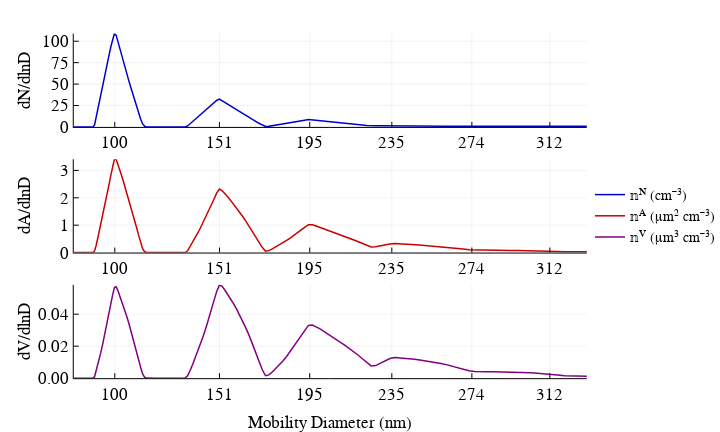

Notebook source saved alongside this figure:
### Code cell
figure("Helvetica", 2, 5, 3, 8)

p1 = plot(𝕟ᴺ.Dp, 𝕟ᴺ.S, xticks = round.(Dp,0), ylabel = "dN/dlnD", color = RGBA(0,0,0.8,1),
    label = "𝕟ᴺ (cm⁻³)", left_margin = 20px, xlim = (80,330), lw = 1.5)

p2 = plot(𝕟ᴬ.Dp, 𝕟ᴬ.S, xticks = round.(Dp,0), ylabel = "dA/dlnD", 
    label = "𝕟ᴬ (μm² cm⁻³)", color = :black,left_margin = 20px,  color = RGBA(0.8,0,0,1),
 xlim = (80,330), lw = 1.5)

p3 = plot(𝕟ⱽ.Dp, 𝕟ⱽ.S, xticks = round.(Dp,0), ylabel = "dV/dlnD", 
    label = "𝕟ⱽ (μm³ cm⁻³)", color = :black,left_margin = 20px, xlabel = "Mobility Diameter (nm)", 
    color = RGBA(0.5,0,0.5,1), xlim = (80,330), yticks = [0, 0.02, 0.04], lw = 1.5)

plot(p1,p2,p3, layout = grid(3,1), legend=:right, top_margin = 15px)

### Figure 1 — Plotly figure (JSON) as saved in the notebook; plotly's stock layout.template omitted (floating-point values rounded to 4 significant figures; data arrays with more than 128 entries replaced by an {"elided": "..."} marker saying what was removed)
{"data": [{"colorbar": {"title": ""}, "legendgroup": "𝕟ᴺ (cm⁻³)", "line": {"color": "rgba(0, 0, 204, 1.000)", "dash": "solid", "shape": "linear", "width": 1.5}, "mode": "lines", "name": "𝕟ᴺ (cm⁻³)", "showlegend": true, "type": "scatter", "x": {"elided": "512 float values"}, "xaxis": "x1", "y": {"elided": "512 float values"}, "yaxis": "y1"}, {"colorbar": {"title": ""}, "legendgroup": "𝕟ᴬ (μm² cm⁻³)", "line": {"color": "rgba(204, 0, 0, 1.000)", "dash": "solid", "shape": "linear", "width": 1.5}, "mode": "lines", "name": "𝕟ᴬ (μm² cm⁻³)", "showlegend": true, "type": "scatter", "x": {"elided": "512 float values"}, "xaxis": "x2", "y": {"elided": "512 float values"}, "yaxis": "y2"}, {"colorbar": {"title": ""}, "legendgroup": "𝕟ⱽ (μm³ cm⁻³)", "line": {"color": "rgba(128, 0, 128, 1.000)", "dash": "solid", "shape": "linear", "width": 1.5}, "mode": "lines", "name": "𝕟ⱽ (μm³ cm⁻³)", "showlegend": true, "type": "scatter", "x": {"elided": "512 float values"}, "xaxis": "x3", "y": {"elided": "512 float values"}, "yaxis": "y3"}], "layout": {"annotations": [], "height": 432, "legend": {"bgcolor": "rgba(255, 255, 255, 1.000)", "bordercolor": "rgba(0, 0, 0, 1.000)", "font": {"color": "rgba(0, 0, 0, 1.000)", "family": "Helvetica", "size": 14}, "tracegroupgap": 0, "x": 1, "y": 0.5}, "margin": {"b": 20, "l": 0, "r": 0, "t": 20}, "paper_bgcolor": "rgba(255, 255, 255, 1.000)", "plot_bgcolor": "rgba(255, 255, 255, 1.000)", "showlegend": true, "width": 720, "xaxis1": {"anchor": "y1", "domain": [0.125, 0.9945], "gridcolor": "rgba(0, 0, 0, 0.100)", "gridwidth": 0.5, "linecolor": "rgba(0, 0, 0, 1.000)", "mirror": false, "range": [80, 330], "showgrid": true, "showline": true, "showticklabels": true, "tickangle": 0, "tickcolor": "rgb(0, 0, 0)", "tickfont": {"color": "rgba(0, 0, 0, 1.000)", "family": "Helvetica", "size": 17}, "tickmode": "array", "ticks": "inside", "ticktext": ["100", "151", "195", "235", "274", "312"], "tickvals": [100, 151, 195, 235, 274, 312], "title": "", "titlefont": {"color": "rgba(0, 0, 0, 1.000)", "family": "Helvetica", "size": 17}, "type": "-", "visible": true, "zeroline": false, "zerolinecolor": "rgba(0, 0, 0, 1.000)"}, "xaxis2": {"anchor": "y2", "domain": [0.125, 0.9945], "gridcolor": "rgba(0, 0, 0, 0.100)", "gridwidth": 0.5, "linecolor": "rgba(0, 0, 0, 1.000)", "mirror": false, "range": [80, 330], "showgrid": true, "showline": true, "showticklabels": true, "tickangle": 0, "tickcolor": "rgb(0, 0, 0)", "tickfont": {"color": "rgba(0, 0, 0, 1.000)", "family": "Helvetica", "size": 17}, "tickmode": "array", "ticks": "inside", "ticktext": ["100", "151", "195", "235", "274", "312"], "tickvals": [100, 151, 195, 235, 274, 312], "title": "", "titlefont": {"color": "rgba(0, 0, 0, 1.000)", "family": "Helvetica", "size": 17}, "type": "-", "visible": true, "zeroline": false, "zerolinecolor": "rgba(0, 0, 0, 1.000)"}, "xaxis3": {"anchor": "y3", "domain": [0.125, 0.9945], "gridcolor": "rgba(0, 0, 0, 0.100)", "gridwidth": 0.5, "linecolor": "rgba(0, 0, 0, 1.000)", "mirror": false, "range": [80, 330], "showgrid": true, "showline": true, "showticklabels": true, "tickangle": 0, "tickcolor": "rgb(0, 0, 0)", "tickfont": {"color": "rgba(0, 0, 0, 1.000)", "family": "Helvetica", "size": 17}, "tickmode": "array", "ticks": "inside", "ticktext": ["100", "151", "195", "235", "274", "312"], "tickvals": [100, 151, 195, 235, 274, 312], "title": "Mobility Diameter (nm)", "titlefont": {"color": "rgba(0, 0, 0, 1.000)", "family": "Helvetica", "size": 17}, "type": "-", "visible": true, "zeroline": false, "zerolinecolor": "rgba(0, 0, 0, 1.000)"}, "yaxis1": {"anchor": "x1", "domain": [0.7272, 0.9653], "gridcolor": "rgba(0, 0, 0, 0.100)", "gridwidth": 0.5, "linecolor": "rgba(0, 0, 0, 1.000)", "mirror": false, "range": [0, 108.9], "showgrid": true, "showline": true, "showticklabels": true, "tickangle": 0, "tickcolor": "rgb(0, 0, 0)", "tickfont": {"color": "rgba(0, 0, 0, 1.000)", "family": "Helvetica", "size": 17}, "tickmode": "array", "ticks": "inside", "ticktext": ["0", "25", "50", "75", "100"], "tickvals": [0, 25, 50, 75, 100], "title": "dN/dlnD", "titlefont": {"color": "rgba(0, 0, 0, 1.000)", "family": "Helvetica", "size": 17}, "type": "-", "visible": true, "zeroline": false, "zerolinecolor": "rgba(0, 0, 0, 1.000)"}, "yaxis2": {"anchor": "x2", "domain": [0.4067, 0.6448], "gridcolor": "rgba(0, 0, 0, 0.100)", "gridwidth": 0.5, "linecolor": "rgba(0, 0, 0, 1.000)", "mirror": false, "range": [0, 3.408], "showgrid": true, "showline": true, "showticklabels": true, "tickangle": 0, "tickcolor": "rgb(0, 0, 0)", "tickfont": {"color": "rgba(0, 0, 0, 1.000)", "family": "Helvetica", "size": 17}, "tickmode": "array", "ticks": "inside", "ticktext": ["0", "1", "2", "3"], "tickvals": [0, 1, 2, 3], "title": "dA/dlnD", "titlefont": {"color": "rgba(0, 0, 0, 1.000)", "family": "Helvetica", "size": 17}, "type": "-", "visible": true, "zeroline": false, "zerolinecolor": "rgba(0, 0, 0, 1.000)"}, "yaxis3": {"anchor": "x3", "domain": [0.08627, 0.3243], "gridcolor": "rgba(0, 0, 0, 0.100)", "gridwidth": 0.5, "linecolor": "rgba(0, 0, 0, 1.000)", "mirror": false, "range": [0, 0.05834], "showgrid": true, "showline": true, "showticklabels": true, "tickangle": 0, "tickcolor": "rgb(0, 0, 0)", "tickfont": {"color": "rgba(0, 0, 0, 1.000)", "family": "Helvetica", "size": 17}, "tickmode": "array", "ticks": "inside", "ticktext": ["0.00", "0.02", "0.04"], "tickvals": [0, 0.02, 0.04], "title": "dV/dlnD", "titlefont": {"color": "rgba(0, 0, 0, 1.000)", "family": "Helvetica", "size": 17}, "type": "-", "visible": true, "zeroline": false, "zerolinecolor": "rgba(0, 0, 0, 1.000)"}}}
